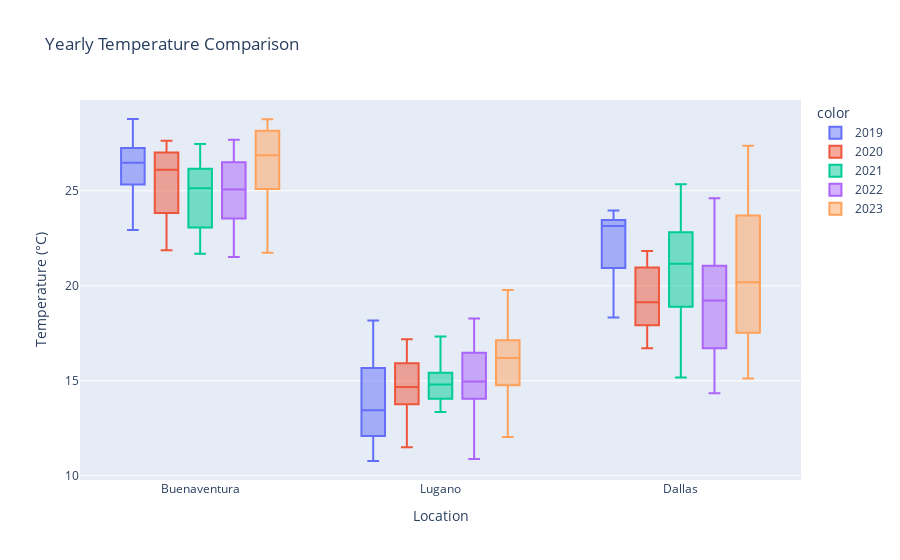

Source (notebook cell):
### Code cell
# Generate data for each year
years_2019 = pd.date_range(start='2019', end='2020', freq='M')
Buenaventura_2019 = pd.DataFrame({
    'temperature_2m': np.random.normal(loc=25, scale=2, size=len(years_2019)),
    'date': years_2019,
    'location': 'Buenaventura'
})
Lugano_2019 = pd.DataFrame({
    'temperature_2m': np.random.normal(loc=15, scale=2, size=len(years_2019)),
    'date': years_2019,
    'location': 'Lugano'
})
Dallas_2019 = pd.DataFrame({
    'temperature_2m': np.random.normal(loc=20, scale=3, size=len(years_2019)),
    'date': years_2019,
    'location': 'Dallas'
})

years_2020 = pd.date_range(start='2020', end='2021', freq='M')
Buenaventura_2020 = pd.DataFrame({
    'temperature_2m': np.random.normal(loc=25, scale=2, size=len(years_2020)),
    'date': years_2020,
    'location': 'Buenaventura'
})
Lugano_2020 = pd.DataFrame({
    'temperature_2m': np.random.normal(loc=15, scale=2, size=len(years_2020)),
    'date': years_2020,
    'location': 'Lugano'
})
Dallas_2020 = pd.DataFrame({
    'temperature_2m': np.random.normal(loc=20, scale=3, size=len(years_2020)),
    'date': years_2020,
    'location': 'Dallas'
})

years_2021 = pd.date_range(start='2021', end='2022', freq='M')
Buenaventura_2021 = pd.DataFrame({
    'temperature_2m': np.random.normal(loc=25, scale=2, size=len(years_2021)),
    'date': years_2021,
    'location': 'Buenaventura'
})
Lugano_2021 = pd.DataFrame({
    'temperature_2m': np.random.normal(loc=15, scale=2, size=len(years_2021)),
    'date': years_2021,
    'location': 'Lugano'
})
Dallas_2021 = pd.DataFrame({
    'temperature_2m': np.random.normal(loc=20, scale=3, size=len(years_2021)),
    'date': years_2021,
    'location': 'Dallas'
})

years_2022 = pd.date_range(start='2022', end='2023', freq='M')
Buenaventura_2022 = pd.DataFrame({
    'temperature_2m': np.random.normal(loc=25, scale=2, size=len(years_2022)),
    'date': years_2022,
    'location': 'Buenaventura'
})
Lugano_2022 = pd.DataFrame({
    'temperature_2m': np.random.normal(loc=15, scale=2, size=len(years_2022)),
    'date': years_2022,
    'location': 'Lugano'
})
Dallas_2022 = pd.DataFrame({
    'temperature_2m': np.random.normal(loc=20, scale=3, size=len(years_2022)),
    'date': years_2022,
    'location': 'Dallas'
})

years_2023 = pd.date_range(start='2023', end='2024', freq='M')
Buenaventura_2023 = pd.DataFrame({
    'temperature_2m': np.random.normal(loc=25, scale=2, size=len(years_2023)),
    'date': years_2023,
    'location': 'Buenaventura'
})
Lugano_2023 = pd.DataFrame({
    'temperature_2m': np.random.normal(loc=15, scale=2, size=len(years_2023)),
    'date': years_2023,
    'location': 'Lugano'
})
Dallas_2023 = pd.DataFrame({
    'temperature_2m': np.random.normal(loc=20, scale=3, size=len(years_2023)),
    'date': years_2023,
    'location': 'Dallas'
})

# Concatenate all dataframes
df = pd.concat([Buenaventura_2019, Lugano_2019, Dallas_2019,
                Buenaventura_2020, Lugano_2020, Dallas_2020,
                Buenaventura_2021, Lugano_2021, Dallas_2021,
                Buenaventura_2022, Lugano_2022, Dallas_2022,
                Buenaventura_2023, Lugano_2023, Dallas_2023])

# Create a box plot using Plotly Express
fig = px.box(df, x='location', y='temperature_2m', color=df['date'].dt.year.astype(str),
             title='Yearly Temperature Comparison', labels={'temperature_2m': 'Temperature (°C)', 'location': 'Location'})

fig.show()

### Figure 1 — Plotly figure (JSON) as saved in the notebook; plotly's stock layout.template omitted (floating-point values rounded to 4 significant figures)
{"data": [{"alignmentgroup": "True", "hovertemplate": "color=2019<br>Location=%{x}<br>Temperature (°C)=%{y}<extra></extra>", "legendgroup": "2019", "marker": {"color": "#636efa"}, "name": "2019", "notched": false, "offsetgroup": "2019", "orientation": "v", "showlegend": true, "type": "box", "x": ["Buenaventura", "Buenaventura", "Buenaventura", "Buenaventura", "Buenaventura", "Buenaventura", "Buenaventura", "Buenaventura", "Buenaventura", "Buenaventura", "Buenaventura", "Buenaventura", "Lugano", "Lugano", "Lugano", "Lugano", "Lugano", "Lugano", "Lugano", "Lugano", "Lugano", "Lugano", "Lugano", "Lugano", "Dallas", "Dallas", "Dallas", "Dallas", "Dallas", "Dallas", "Dallas", "Dallas", "Dallas", "Dallas", "Dallas", "Dallas"], "x0": " ", "xaxis": "x", "y": [22.94, 26.57, 25.14, 28.78, 26.84, 27.66, 24.72, 26.39, 26.23, 28.19, 25.53, 26.75, 12.23, 11.28, 13.56, 14.74, 15.02, 10.78, 18.18, 12.51, 11.94, 13.33, 17.49, 16.33, 20.66, 23.33, 23.23, 18.34, 21.31, 21.17, 23.61, 23.08, 23.85, 23.26, 23.97, 20.7], "y0": " ", "yaxis": "y"}, {"alignmentgroup": "True", "hovertemplate": "color=2020<br>Location=%{x}<br>Temperature (°C)=%{y}<extra></extra>", "legendgroup": "2020", "marker": {"color": "#EF553B"}, "name": "2020", "notched": false, "offsetgroup": "2020", "orientation": "v", "showlegend": true, "type": "box", "x": ["Buenaventura", "Buenaventura", "Buenaventura", "Buenaventura", "Buenaventura", "Buenaventura", "Buenaventura", "Buenaventura", "Buenaventura", "Buenaventura", "Buenaventura", "Buenaventura", "Lugano", "Lugano", "Lugano", "Lugano", "Lugano", "Lugano", "Lugano", "Lugano", "Lugano", "Lugano", "Lugano", "Lugano", "Dallas", "Dallas", "Dallas", "Dallas", "Dallas", "Dallas", "Dallas", "Dallas", "Dallas", "Dallas", "Dallas", "Dallas"], "x0": " ", "xaxis": "x", "y": [26.48, 23.61, 24.05, 27.55, 24.87, 26.34, 27.62, 21.87, 26.33, 25.88, 27.63, 22.84, 14.21, 13.07, 15.99, 11.5, 16.13, 15.5, 13.65, 13.97, 13.89, 15.85, 17.18, 15.12, 21.35, 16.71, 21.83, 21.78, 18.03, 17.83, 19.37, 18.91, 18.6, 17.65, 19.98, 20.58], "y0": " ", "yaxis": "y"}, {"alignmentgroup": "True", "hovertemplate": "color=2021<br>Location=%{x}<br>Temperature (°C)=%{y}<extra></extra>", "legendgroup": "2021", "marker": {"color": "#00cc96"}, "name": "2021", "notched": false, "offsetgroup": "2021", "orientation": "v", "showlegend": true, "type": "box", "x": ["Buenaventura", "Buenaventura", "Buenaventura", "Buenaventura", "Buenaventura", "Buenaventura", "Buenaventura", "Buenaventura", "Buenaventura", "Buenaventura", "Buenaventura", "Buenaventura", "Lugano", "Lugano", "Lugano", "Lugano", "Lugano", "Lugano", "Lugano", "Lugano", "Lugano", "Lugano", "Lugano", "Lugano", "Dallas", "Dallas", "Dallas", "Dallas", "Dallas", "Dallas", "Dallas", "Dallas", "Dallas", "Dallas", "Dallas", "Dallas"], "x0": " ", "xaxis": "x", "y": [22.37, 23.78, 21.68, 26.46, 26.0, 27.47, 25.26, 25.02, 26.32, 23.83, 25.72, 21.91, 14.19, 17.31, 14.03, 15.22, 13.65, 15.52, 14.08, 15.05, 14.55, 15.34, 17.33, 13.35, 16.45, 21.95, 19.16, 23.17, 20.77, 15.18, 22.46, 25.35, 23.56, 18.84, 21.56, 18.95], "y0": " ", "yaxis": "y"}, {"alignmentgroup": "True", "hovertemplate": "color=2022<br>Location=%{x}<br>Temperature (°C)=%{y}<extra></extra>", "legendgroup": "2022", "marker": {"color": "#ab63fa"}, "name": "2022", "notched": false, "offsetgroup": "2022", "orientation": "v", "showlegend": true, "type": "box", "x": ["Buenaventura", "Buenaventura", "Buenaventura", "Buenaventura", "Buenaventura", "Buenaventura", "Buenaventura", "Buenaventura", "Buenaventura", "Buenaventura", "Buenaventura", "Buenaventura", "Lugano", "Lugano", "Lugano", "Lugano", "Lugano", "Lugano", "Lugano", "Lugano", "Lugano", "Lugano", "Lugano", "Lugano", "Dallas", "Dallas", "Dallas", "Dallas", "Dallas", "Dallas", "Dallas", "Dallas", "Dallas", "Dallas", "Dallas", "Dallas"], "x0": " ", "xaxis": "x", "y": [25.84, 27.18, 25.03, 21.52, 25.21, 27.68, 23.29, 24.15, 22.66, 25.11, 23.79, 27.39, 15.53, 14.12, 10.88, 18.27, 17.42, 17.42, 15.08, 13.98, 13.19, 15.4, 14.86, 14.76, 18.55, 16.81, 15.72, 16.62, 19.95, 14.35, 19.96, 19.08, 22.14, 24.61, 19.36, 22.77], "y0": " ", "yaxis": "y"}, {"alignmentgroup": "True", "hovertemplate": "color=2023<br>Location=%{x}<br>Temperature (°C)=%{y}<extra></extra>", "legendgroup": "2023", "marker": {"color": "#FFA15A"}, "name": "2023", "notched": false, "offsetgroup": "2023", "orientation": "v", "showlegend": true, "type": "box", "x": ["Buenaventura", "Buenaventura", "Buenaventura", "Buenaventura", "Buenaventura", "Buenaventura", "Buenaventura", "Buenaventura", "Buenaventura", "Buenaventura", "Buenaventura", "Buenaventura", "Lugano", "Lugano", "Lugano", "Lugano", "Lugano", "Lugano", "Lugano", "Lugano", "Lugano", "Lugano", "Lugano", "Lugano", "Dallas", "Dallas", "Dallas", "Dallas", "Dallas", "Dallas", "Dallas", "Dallas", "Dallas", "Dallas", "Dallas", "Dallas"], "x0": " ", "xaxis": "x", "y": [25.92, 28.77, 26.93, 22.12, 24.42, 26.82, 28.19, 28.07, 28.6, 25.77, 28.13, 21.73, 12.05, 16.96, 15.4, 13.57, 16.24, 16.17, 14.11, 17.63, 16.55, 17.31, 15.59, 19.78, 20.1, 16.62, 18.98, 25.07, 27.37, 17.33, 20.26, 17.73, 15.12, 22.23, 27.27, 22.32], "y0": " ", "yaxis": "y"}], "layout": {"boxmode": "group", "legend": {"title": {"text": "color"}, "tracegroupgap": 0}, "title": {"text": "Yearly Temperature Comparison"}, "xaxis": {"anchor": "y", "domain": [0, 1], "title": {"text": "Location"}}, "yaxis": {"anchor": "x", "domain": [0, 1], "title": {"text": "Temperature (°C)"}}}}
